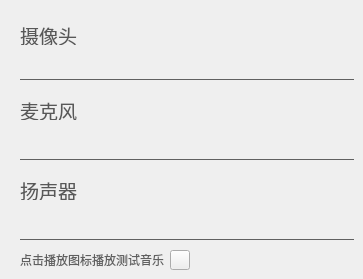
         <widget class="QWidget" name="PageDevice">
          <widget class="QLabel" name="label_2">
           <property name="geometry">
            <rect>
             <x>20</x>
             <y>25</y>
             <width>61</width>
             <height>20</height>
            </rect>
           </property>
           <property name="font">
            <font>
             <pointsize>14</pointsize>
            </font>
           </property>
           <property name="styleSheet">
            <string notr="true">color: rgb(88, 88, 88);</string>
           </property>
           <property name="text">
            <string>摄像头</string>
           </property>
          </widget>
          <widget class="QComboBox" name="CBoxChoiceCamera">
           <property name="geometry">
            <rect>
             <x>20</x>
             <y>60</y>
             <width>334</width>
             <height>20</height>
            </rect>
           </property>
           <property name="font">
            <font>
             <pointsize>-1</pointsize>
            </font>
           </property>
           <property name="styleSheet">
            <string notr="true">QComboBox
{
	border-left:0px;
	border-right:0px;
	border-top:0px;
	border-bottom:1px solid rgb(96,96,96);
	background: transparent;
	padding: 1px 1px 1px 1px;
font-size:12px;
}
QComboBox::drop-down
{
	width: 25px;
	background: transparent;
}
QComboBox::down-arrow 
{
	image: url(:/res/room/downArrow1.png);
}
QComboBox QAbstractItemView
{
	color: rgb(0, 0, 0);
	background-color: rgb(255, 255, 255);
	selection-color: rgb(0, 0, 0);
	selection-background-color:rgb(0,181,255);
}
</string>
           </property>
           <property name="editable">
            <bool>false</bool>
           </property>
          </widget>
          <widget class="QLabel" name="label_3">
           <property name="geometry">
            <rect>
             <x>20</x>
             <y>100</y>
             <width>61</width>
             <height>20</height>
            </rect>
           </property>
           <property name="font">
            <font>
             <pointsize>14</pointsize>
            </font>
           </property>
           <property name="styleSheet">
            <string notr="true">color: rgb(88, 88, 88);</string>
           </property>
           <property name="text">
            <string>麦克风</string>
           </property>
          </widget>
          <widget class="QComboBox" name="CBoxInputAudio">
           <property name="geometry">
            <rect>
             <x>20</x>
             <y>140</y>
             <width>334</width>
             <height>20</height>
            </rect>
           </property>
           <property name="font">
            <font>
             <pointsize>-1</pointsize>
            </font>
           </property>
           <property name="styleSheet">
            <string notr="true">QComboBox
{
	border-left:0px;
	border-right:0px;
	border-top:0px;
	border-bottom:1px solid rgb(96,96,96);
	background: transparent;
	padding: 1px 1px 1px 1px;
font-size:12px;
}
QComboBox::drop-down
{
	width: 25px;
	background: transparent;
}
QComboBox::down-arrow 
{
	image: url(:/res/room/downArrow1.png);
}
QComboBox QAbstractItemView
{
	color: rgb(0, 0, 0);
	background-color: rgb(255, 255, 255);
	selection-color: rgb(0, 0, 0);
	selection-background-color:rgb(0,181,255);
}
</string>
           </property>
          </widget>
          <widget class="QComboBox" name="CBoxOutputAudio">
           <property name="geometry">
            <rect>
             <x>20</x>
             <y>220</y>
             <width>334</width>
             <height>20</height>
            </rect>
           </property>
           <property name="font">
            <font>
             <pointsize>-1</pointsize>
            </font>
           </property>
           <property name="styleSheet">
            <string notr="true">QComboBox
{
	border-left:0px;
	border-right:0px;
	border-top:0px;
	border-bottom:1px solid rgb(96,96,96);
	background: transparent;
	padding: 1px 1px 1px 1px;
font-size:12px;
}
QComboBox::drop-down
{
	width: 25px;
	background: transparent;
}
QComboBox::down-arrow 
{
	image: url(:/res/room/downArrow1.png);
}
QComboBox QAbstractItemView
{
	color: rgb(0, 0, 0);
	background-color: rgb(255, 255, 255);
	selection-color: rgb(0, 0, 0);
	selection-background-color:rgb(0,181,255);
}
</string>
           </property>
           <property name="editable">
            <bool>false</bool>
           </property>
          </widget>
          <widget class="QPushButton" name="ButtonPlayTestAudio">
           <property name="geometry">
            <rect>
             <x>170</x>
             <y>250</y>
             <width>20</width>
             <height>20</height>
            </rect>
           </property>
           <property name="styleSheet">
            <string notr="true">QPushButton
{
	border-image: url(:/res/room/测试音乐停止.png);
}
QPushButton:checked
{
	border-image: url(:/res/room/测试音乐播放.png);
}
</string>
           </property>
           <property name="text">
            <string/>
           </property>
           <property name="checkable">
            <bool>true</bool>
           </property>
           <property name="checked">
            <bool>false</bool>
           </property>
          </widget>
          <widget class="QLabel" name="label_5">
           <property name="geometry">
            <rect>
             <x>20</x>
             <y>180</y>
             <width>61</width>
             <height>20</height>
            </rect>
           </property>
           <property name="font">
            <font>
             <pointsize>14</pointsize>
            </font>
           </property>
           <property name="styleSheet">
            <string notr="true">color: rgb(88, 88, 88);</string>
           </property>
           <property name="text">
            <string>扬声器</string>
           </property>
          </widget>
          <widget class="QLabel" name="label_6">
           <property name="geometry">
            <rect>
             <x>20</x>
             <y>250</y>
             <width>146</width>
             <height>20</height>
            </rect>
           </property>
           <property name="font">
            <font>
             <pointsize>-1</pointsize>
            </font>
           </property>
           <property name="styleSheet">
            <string notr="true">color: rgb(96, 96, 96);
font-size:12px;</string>
           </property>
           <property name="text">
            <string>点击播放图标播放测试音乐</string>
           </property>
          </widget>
         </widget>
